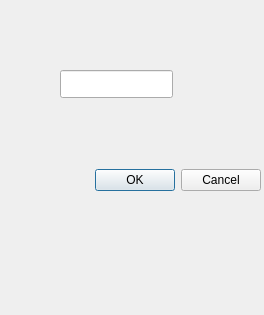
<?xml version="1.0" encoding="UTF-8"?>
<ui version="4.0">
 <class>new_org</class>
 <widget class="QDialog" name="new_org">
  <property name="geometry">
   <rect>
    <x>0</x>
    <y>0</y>
    <width>264</width>
    <height>315</height>
   </rect>
  </property>
  <property name="windowTitle">
   <string>Dialog</string>
  </property>
  <widget class="QDialogButtonBox" name="buttonBox">
   <property name="geometry">
    <rect>
     <x>40</x>
     <y>160</y>
     <width>221</width>
     <height>41</height>
    </rect>
   </property>
   <property name="orientation">
    <enum>Qt::Horizontal</enum>
   </property>
   <property name="standardButtons">
    <set>QDialogButtonBox::Cancel|QDialogButtonBox::Ok</set>
   </property>
  </widget>
  <widget class="QLineEdit" name="lineEdit">
   <property name="geometry">
    <rect>
     <x>60</x>
     <y>70</y>
     <width>113</width>
     <height>28</height>
    </rect>
   </property>
  </widget>
 </widget>
 <resources/>
 <connections>
  <connection>
   <sender>buttonBox</sender>
   <signal>accepted()</signal>
   <receiver>new_org</receiver>
   <slot>accept()</slot>
   <hints>
    <hint type="sourcelabel">
     <x>248</x>
     <y>254</y>
    </hint>
    <hint type="destinationlabel">
     <x>157</x>
     <y>274</y>
    </hint>
   </hints>
  </connection>
  <connection>
   <sender>buttonBox</sender>
   <signal>rejected()</signal>
   <receiver>new_org</receiver>
   <slot>reject()</slot>
   <hints>
    <hint type="sourcelabel">
     <x>316</x>
     <y>260</y>
    </hint>
    <hint type="destinationlabel">
     <x>286</x>
     <y>274</y>
    </hint>
   </hints>
  </connection>
 </connections>
</ui>
